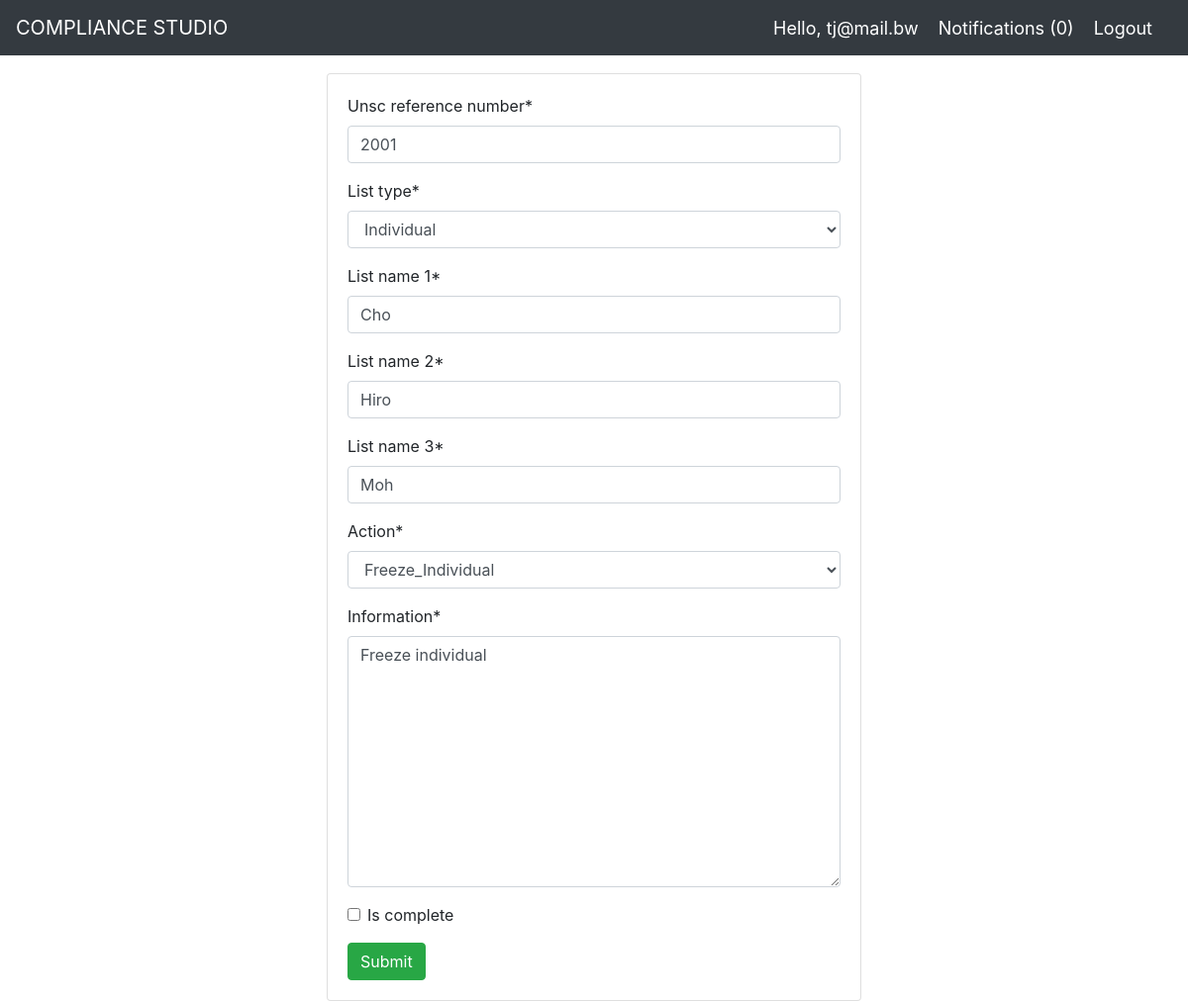
Screenshot of /positiveComplianceUpdate/1 (signed in) with the database file from the repository.
### unsc/models.py (models this page shows, shortened)
class User(AbstractUser):
   is_regulator = models.BooleanField(default=False)
   is_officer = models.BooleanField(default=True)
   work_number = models.CharField(max_length=64, default=3650000)
   cellphone_number = models.CharField(max_length=64, default=72000000)
   business_name = models.ForeignKey('Company', null=True, on_delete=SET_NULL)

class PositiveCompliance(models.Model):
    ACTION = [
        ('Freeze_Individual', 'Freeze_Individual'),
        ('Freeze_Entity', 'Freeze_Entity'),
        ('Delist_Individual','Delist_Individual'),
        ('Delist_Entity','Delist_Entity')
    ]
    TYPE = [
        ('Individual', 'Individual'),
        ('Entity', 'Entity'),
        ('Other','Other'),
    ]
    compliance = models.ForeignKey(Compliance, on_delete=models.CASCADE)
    company = models.ForeignKey(Company, on_delete=models.CASCADE)
    officer = models.ForeignKey(ComplianceOfficer, null=True, on_delete=models.SET_NULL)
    created_by = models.ForeignKey(User, null=True, on_delete=models.SET_NULL)
    create_date = models.DateTimeField(auto_now_add=True)
    update_date = models.DateTimeField(auto_now=True)
    unsc_reference_number = models.CharField(max_length=50)
    list_type = models.CharField(max_length=64, choices=TYPE)
    list_name_1 = models.CharField(max_length=255)
    list_name_2 = models.CharField(max_length=255)
    list_name_3 = models.CharField(max_length=255)
    action = models.CharField(max_length=64, choices=ACTION)
    information = models.TextField()
    is_complete = models.BooleanField(default=False)
    class Meta:
        constraints = [models.UniqueConstraint(fields=['compliance','company', 'unsc_reference_number'],
                        name='one_positive_compliance_reference_company')]

### unsc/views.py (the view, shortened to what this page needs)
# urls.py: path('positiveComplianceUpdate/<int:pk>', views.PositiveComplianceUpdateView.as_view(), name='positiveCompliance-update'),
class PositiveComplianceUpdateView(LoginRequiredMixin, UpdateView):
    template_name = 'unsc/positiveComplianceUpdate.html'
    queryset = PositiveCompliance.objects.all()
    form_class = PositiveComplianceForm
    context_object_name = 'form'

### unsc/forms.py
class PositiveComplianceForm(ModelForm):
    class Meta:
        model = PositiveCompliance
        fields = ['unsc_reference_number','list_type','list_name_1','list_name_2',
                    'list_name_3','action','information','is_complete']

### notification/context_processor.py (called while the page is built)
def notifications(request):
    if request.user.is_authenticated:
        return {'notifications': request.user.to_user.filter(is_read=False)}
    else:
        return {'notifications': []}

### unsc/templates/unsc/positiveComplianceUpdate.html (shortened to what this page needs)
{% extends 'unsc/main.html' %}
{% load crispy_forms_tags %}
{% block content %}
<br>
<div class="container">
    <div class="row">
        <div class="col-md-6 mx-auto">
            <div class="card card-body">
                <form action="" method="POST" enctype="multipart/form-data">
                    {{form|crispy}}
                    <input class="btn btn-success" type="submit" value="Submit">
                </form>
            </div>
        </div>
    </div>
</div>
{% endblock %}

### unsc/templates/unsc/navbar.html (shortened to what this page needs)
  <nav class="navbar navbar-expand-lg fixed-top navbar-dark bg-dark">
      <a class="navbar-brand" href="#">COMPLIANCE STUDIO</a>
    {% if request.user.is_authenticated %}
      <span class="hello-msg">Hello, {{request.user}}</span>
      <span><a  class="notifications" href="{% url 'unsc:notifications' %}">Notifications ({{notifications.count}})</a></span>
      <span><a class="hello-msg" href="{% url 'unsc:logOutPage' %}">Logout</a></span>
    {% endif %}
  </nav>

### unsc/templates/unsc/navbar.html (style rules this page uses)
.hello-msg, .notifications { font-size: 18px; color: #fff; margin-right: 20px; }

### rows the page displays
User: user "tj@mail.bw"
PositiveCompliance: unsc_reference_number "2001", list_type "Individual", list_name_1 "Cho", list_name_2 "Hiro", list_name_3 "Moh", action "Freeze_Individual", information "Freeze individual"

### other values shown
{{ notifications.count }} "0"
